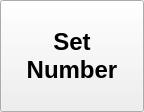
<?xml version="1.0" encoding="UTF-8"?>
<ui version="4.0">
 <class>Form</class>
 <widget class="QWidget" name="Form">
  <property name="geometry">
   <rect>
    <x>0</x>
    <y>0</y>
    <width>144</width>
    <height>112</height>
   </rect>
  </property>
  <property name="minimumSize">
   <size>
    <width>100</width>
    <height>75</height>
   </size>
  </property>
  <property name="font">
   <font>
    <pointsize>18</pointsize>
    <bold>true</bold>
   </font>
  </property>
  <property name="windowTitle">
   <string>Form</string>
  </property>
  <property name="styleSheet">
   <string notr="true"/>
  </property>
  <layout class="QGridLayout" name="gridLayout">
   <property name="leftMargin">
    <number>0</number>
   </property>
   <property name="topMargin">
    <number>0</number>
   </property>
   <property name="rightMargin">
    <number>0</number>
   </property>
   <property name="bottomMargin">
    <number>0</number>
   </property>
   <property name="spacing">
    <number>0</number>
   </property>
   <item row="0" column="0">
    <widget class="QPushButton" name="pushButton">
     <property name="sizePolicy">
      <sizepolicy hsizetype="MinimumExpanding" vsizetype="MinimumExpanding">
       <horstretch>0</horstretch>
       <verstretch>0</verstretch>
      </sizepolicy>
     </property>
     <property name="font">
      <font>
       <pointsize>18</pointsize>
      </font>
     </property>
     <property name="styleSheet">
      <string notr="true"/>
     </property>
     <property name="text">
      <string>Set
Number</string>
     </property>
    </widget>
   </item>
  </layout>
 </widget>
 <resources/>
 <connections/>
</ui>
